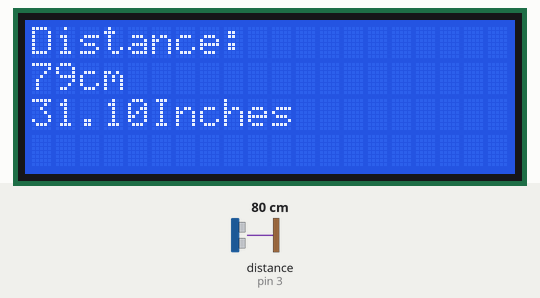
This sketch was run on a simulated Arduino Uno, built with avr-gcc and run on an emulated ATmega328P. Parts: 20×4 character LCD. Wiring (inferred from the names in the program): ultrasonic range finder: trigger pin 2; echo pin 3. The test bench sets the inputs (shaded band); at power-on: distance to the obstacle (sensor on pin 3) 80 cm. The echo pulse lasts 58.3 µs per cm.

Above: at 1.2 s.
1.3 s: distance to the obstacle (sensor on pin 3) set to 299 cm
At 2.1 s:
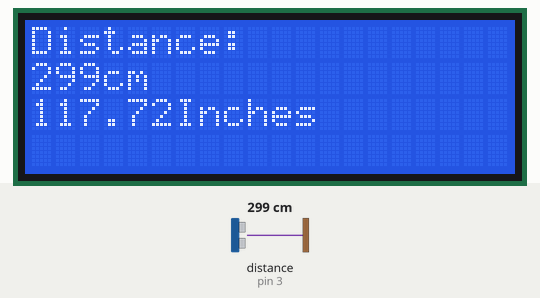
4.4 s: distance to the obstacle (sensor on pin 3) set to 2 cm
At 4.8 s:
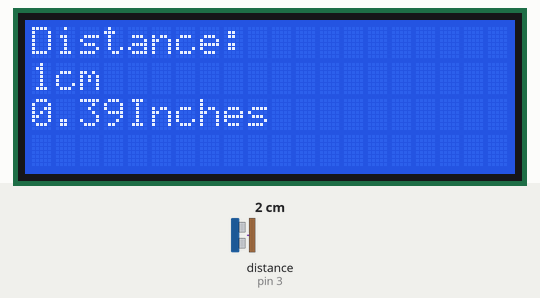
5.9 s: distance to the obstacle (sensor on pin 3) set to 4 cm
At 6.4 s:
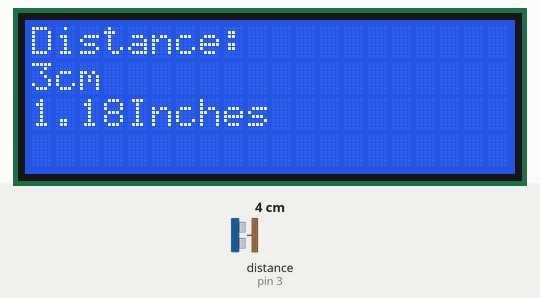
Timing chart, 0 to 8.9 s (numbered marks = the images above; inputs shaded):
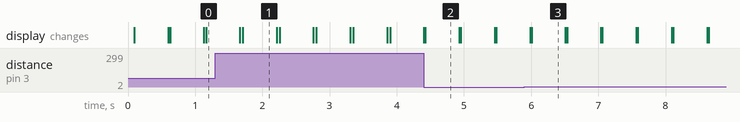

The sketch:

T1_Lab-3_Distance_Measuring.ino
```cpp
// EE3600 / 3700 Design-III
int trig = 2;
int echo = 3;

#include <LiquidCrystal_I2C.h>
LiquidCrystal_I2C lcd(0x27,20,4);

void setup() {

//Serial.begin(9600);
pinMode(trig, OUTPUT);
pinMode(echo,INPUT);

lcd.init();
lcd.backlight();

}

void loop() {
digitalWrite(trig, LOW);
delayMicroseconds(2);
digitalWrite(trig, HIGH);
delayMicroseconds(10);
digitalWrite(trig, LOW);


int duration = pulseIn(echo, HIGH);

int distance = (duration/2) / 29.1;

lcd.setCursor(0,0);                // Set the location at which text will be displayed. lcd.setCursor(col, row)
lcd.print("Distance:");

//Serial.println(distance);
lcd.setCursor(0,1);                // Set the location at which text will be displayed. lcd.setCursor(col, row)
lcd.print(distance);
lcd.print("cm");
lcd.setCursor(0,2);
lcd.print(distance/2.54);          // 1 inch = 2.54 cm
lcd.print("Inches");
//Serial.println(distance);

delay(500);
lcd.clear();

}
// EE3600 / 3700 Design-III
```

Measured:
- after the input at 1.3 s, the display: first differs from a run without the input after 0.41 s (image 1)
- after the input at 4.4 s, the display: first differs from a run without the input at once (image 2)
- after the input at 5.9 s, the display: first differs from a run without the input after 0.11 s (image 3)
- what the display in image 1 shows lasts 0.5 s, from 1.7 s to 2.2 s
